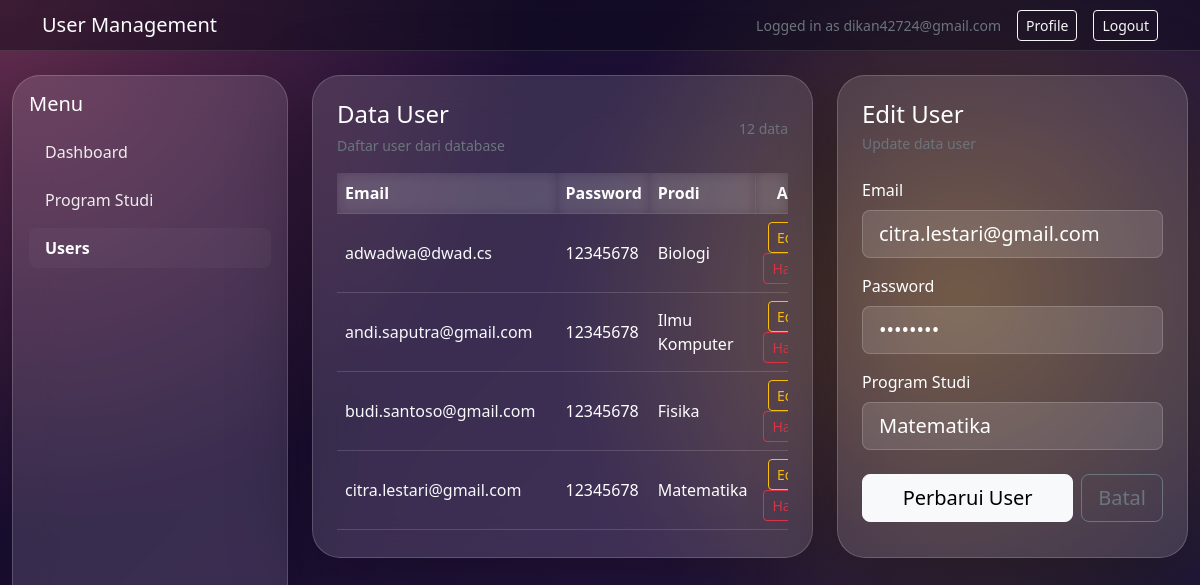
/user.php?edit=14 (signed in), run on the app's committed database.
### tables this page shows
CREATE TABLE `user_tbl` (
  `user_id` int(11) NOT NULL,
  `email` varchar(255) NOT NULL,
  `password` varchar(255) NOT NULL,
  `prodi_id` int(11) NOT NULL
);

CREATE TABLE `prodi_tbl` (
  `prodi_id` int(11) NOT NULL,
  `nama_prodi` varchar(255) NOT NULL
);

### user.php (the view, shortened to what this page needs)
<?php
$dbHost = 'localhost';
$dbUser = 'root';
$dbPassword = '';
$dbName = 'pemweb_db';
$email = $_SESSION['email'] ?? 'User';
$error = '';
$emailValue = '';
$passwordValue = '';
$selectedProdiId = '';
$editingUserId = null;
$conn = new mysqli($dbHost, $dbUser, $dbPassword, $dbName);
$prodiList = [];
$users = [];
if ($error === '') {
	$prodiResult = $conn->query('SELECT prodi_id, nama_prodi FROM prodi_tbl ORDER BY nama_prodi ASC');
	if ($prodiResult) {
		while ($row = $prodiResult->fetch_assoc()) {
			$prodiList[] = $row;
		}
	}
	if (isset($_GET['edit'])) {
		$editId = intval($_GET['edit']);
		$stmt = $conn->prepare('SELECT user_id, email, password, prodi_id FROM user_tbl WHERE user_id = ?');
		if ($stmt) {
			$stmt->bind_param('i', $editId);
			$stmt->execute();
			$result = $stmt->get_result();
			if ($row = $result->fetch_assoc()) {
				$editingUserId = $row['user_id'];
				$emailValue = $row['email'];
				$passwordValue = $row['password'];
				$selectedProdiId = $row['prodi_id'];
			}
		}
	}
	$userResult = $conn->query('SELECT u.user_id, u.email, u.password, p.nama_prodi FROM user_tbl u LEFT JOIN prodi_tbl p ON p.prodi_id = u.prodi_id ORDER BY u.email ASC');
	if ($userResult) {
		while ($row = $userResult->fetch_assoc()) {
			$users[] = $row;
		}
	}
}
?>
<!doctype html>
<html lang="en">
<head>
	<link rel="stylesheet" href="css/bootstrap.min.css">
</head>
<body>
	<nav class="navbar navbar-expand-lg navbar-dark" style="background: rgba(10, 10, 20, 0.45); backdrop-filter: blur(16px); border-bottom: 1px solid rgba(255, 255, 255, 0.12);">
		<div class="container">
			<span class="navbar-brand mb-0 h1">User Management</span>
			<div class="ms-auto d-flex align-items-center gap-3">
				<span class="text-secondary small">Logged in as <?php echo htmlspecialchars($email, ENT_QUOTES, 'UTF-8'); ?></span>
				<a href="profile.php" class="btn btn-outline-light btn-sm">Profile</a>
				<a href="dashboard.php?logout=1" class="btn btn-outline-light btn-sm">Logout</a>
			</div>
		</div>
	</nav>
	<main class="container-fluid py-4">
		<div class="row g-4">
			<aside class="col-12 col-md-3 mb-4">
				<div class="p-3 hero-glass sidebar">
					<h5 class="mb-3">Menu</h5>
					<ul class="nav flex-column">
						<li class="nav-item mb-2"><a class="nav-link" href="dashboard.php">Dashboard</a></li>
						<li class="nav-item mb-2"><a class="nav-link" href="program_studi.php">Program Studi</a></li>
						<li class="nav-item mb-2"><a class="nav-link active" href="user.php">Users</a></li>
					</ul>
				</div>
			</aside>
			<section class="col-12 col-md-9">
				<div class="row g-4">
					<div class="col-12 col-lg-7">
						<div class="card hero-glass p-4 h-100">
					<div class="d-flex justify-content-between align-items-center mb-3">
						<div>
							<h4 class="mb-1">Data User</h4>
							<small class="text-secondary">Daftar user dari database</small>
						</div>
						<div class="text-secondary small"><?php echo count($users); ?> data</div>
					</div>
						<div class="table-responsive">
						<table class="table table-glass align-middle mb-0">
							<thead>
								<tr>
									<th>Email</th>
									<th>Password</th>
									<th>Prodi</th>
									<th class="text-center">Aksi</th>
								</tr>
							</thead>
							<tbody>
								<?php if (count($users) > 0): ?>
									<?php foreach ($users as $user): ?>
										<tr>
											<td>
												<a href="user.php?edit=<?php echo htmlspecialchars($user['user_id'], ENT_QUOTES, 'UTF-8'); ?>" class="text-light text-decoration-none user-email-link" style="cursor: pointer;">
													<?php echo htmlspecialchars($user['email'] ?? '', ENT_QUOTES, 'UTF-8'); ?>
												</a>
											</td>
											<td><?php echo htmlspecialchars($user['password'] ?? '', ENT_QUOTES, 'UTF-8'); ?></td>
											<td><?php echo htmlspecialchars($user['nama_prodi'] ?? '-', ENT_QUOTES, 'UTF-8'); ?></td>
											<td class="text-center">
												<a href="user.php?edit=<?php echo htmlspecialchars($user['user_id'], ENT_QUOTES, 'UTF-8'); ?>" class="btn btn-sm btn-outline-warning me-2">Edit</a>
												<a href="user.php?delete=<?php echo htmlspecialchars($user['user_id'], ENT_QUOTES, 'UTF-8'); ?>" class="btn btn-sm btn-outline-danger" onclick="return confirm('Apakah Anda yakin ingin menghapus user ini?');">Hapus</a>
											</td>
										</tr>
									<?php endforeach; ?>
								<?php else: ?>
									<tr>
										<td colspan="4" class="text-center text-secondary py-4">Belum ada data user.</td>
									</tr>
								<?php endif; ?>
							</tbody>
						</table>
					</div>
						</div>
					</div>
					<div class="col-12 col-lg-5">
						<div class="card hero-glass p-4 h-100">
							<h4 class="mb-1"><?php echo $editingUserId !== null ? 'Edit User' : 'Tambah User'; ?></h4>
							<small class="text-secondary d-block mb-4"><?php echo $editingUserId !== null ? 'Update data user' : 'Isi data untuk menambahkan user baru'; ?></small>
							<form method="post" action="user.php">
								<div class="mb-3">
									<label for="email" class="form-label">Email</label>
									<input type="email" class="form-control form-control-lg" id="email" name="email" value="<?php echo htmlspecialchars($emailValue, ENT_QUOTES, 'UTF-8'); ?>" placeholder="name@example.com" required>
								</div>
								<div class="mb-3">
									<label for="password" class="form-label">Password</label>
									<input type="password" class="form-control form-control-lg" id="password" name="password" value="<?php echo htmlspecialchars($passwordValue, ENT_QUOTES, 'UTF-8'); ?>" placeholder="Password" required>
								</div>
								<div class="mb-4">
									<label for="prodi_id" class="form-label">Program Studi</label>
									<select class="form-select form-select-lg" id="prodi_id" name="prodi_id" required>
										<?php foreach ($prodiList as $prodi): ?>
											<option value="<?php echo htmlspecialchars($prodi['prodi_id'], ENT_QUOTES, 'UTF-8'); ?>" <?php echo ((string)$selectedProdiId === (string)$prodi['prodi_id']) ? 'selected' : ''; ?>>
												<?php echo htmlspecialchars($prodi['nama_prodi'], ENT_QUOTES, 'UTF-8'); ?>
											</option>
										<?php endforeach; ?>
									</select>
								</div>
								<div class="d-grid gap-2 d-flex">
									<button type="submit" class="btn btn-light btn-lg flex-grow-1"><?php echo $editingUserId !== null ? 'Perbarui User' : 'Simpan User'; ?></button>
									<?php if ($editingUserId !== null): ?>
										<a href="user.php" class="btn btn-outline-secondary btn-lg">Batal</a>
									<?php endif; ?>
								</div>
							</form>
						</div>
					</div>
				</div>
			</section>
		</div>
	</main>
</body>
</html>

### user.php (style rules this page uses)
body { min-height: 100vh; background: radial-gradient(circle at top left, rgba(255, 111, 145, 0.35), transparent 28%), radial-gradient(circle at 80% 20%, rgba(255, 196, 0, 0.28), transparent 26%), radial-gradient(circle at 20% 85%, rgba(76, 175, 255, 0.24), transparent 28%), linear-gradient(135deg, #140b2d 0%, #25143f 45%, #0f1832 100%); color: #fff; }
.hero-glass { backdrop-filter: blur(20px); background: rgba(255, 255, 255, 0.12); border: 1px solid rgba(255, 255, 255, 0.18); color: #fff; border-radius: 1.75rem; box-shadow: 0 24px 80px rgba(0, 0, 0, 0.35); }
.table-glass { --bs-table-bg: transparent; --bs-table-color: #fff; --bs-table-border-color: rgba(255, 255, 255, 0.15); }
.table-responsive { max-height: 360px; overflow-y: auto; }
.table-responsive table { margin-bottom: 0; }
.table-responsive thead th { position: sticky; top: 0; z-index: 2; background: rgba(255, 255, 255, 0.06); backdrop-filter: blur(6px); color: #fff; }
.form-control, .form-select { background: rgba(255, 255, 255, 0.12); border: 1px solid rgba(255, 255, 255, 0.18); color: #fff; }
.form-control::placeholder { color: rgba(255, 255, 255, 0.55); }
.form-select option { color: #111; }
.sidebar { min-height: calc(100vh - 96px); position: sticky; top: 72px; }
.sidebar .nav-link { color: rgba(255,255,255,0.9); }
.sidebar .nav-link.active { font-weight: 700; color: #fff; background: rgba(255,255,255,0.03); border-radius: 0.5rem; }

### data on the page
user_tbl: email "adwadwa@dwad.cs", password "12345678", prodi.nama_prodi "Biologi"
user_tbl: email "andi.saputra@gmail.com", password "12345678", prodi.nama_prodi "Ilmu Komputer"
user_tbl: email "budi.santoso@gmail.com", password "12345678", prodi.nama_prodi "Fisika"
user_tbl: email "citra.lestari@gmail.com", password "12345678", prodi.nama_prodi "Matematika", prodi_id "Matematika"

### other printed values
$email "dikan42724@gmail.com"
count($users) "12"
